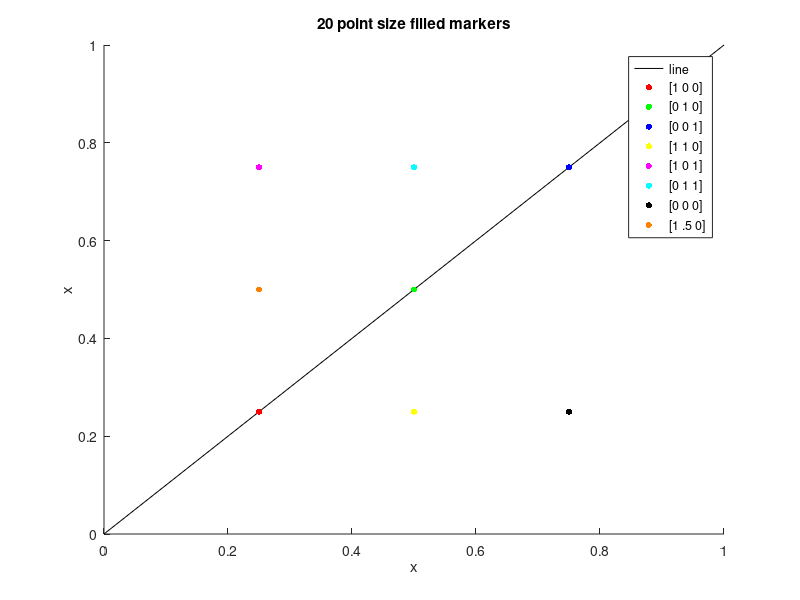

The MATLAB source for this figure:
clear;
close all;

figure; hold on;
plot([0 1], [0 1], '-k', 'LineWidth', .1);
scatter(.25, .25, 20, [1 0 0], 'filled');
scatter(.5, .5, 20,   [0 1 0], 'filled');
scatter(.75, .75, 20, [0 0 1], 'filled');
scatter(.5, .25, 20,  [1 1 0], 'filled');
scatter(.25, .75, 20, [1 0 1], 'filled');
scatter(.5, .75, 20,  [0 1 1], 'filled');
scatter(.75, .25, 20, [0 0 0], 'filled');
scatter(.25, .5, 20,  [1 .5 0], 'filled');
legend('line', '[1 0 0]', '[0 1 0]', '[0 0 1]', '[1 1 0]', '[1 0 1]',...
                                     '[0 1 1]', '[0 0 0]', '[1 .5 0]'); 
xlabel('x');
ylabel('x');
title('20 point size filled markers');


